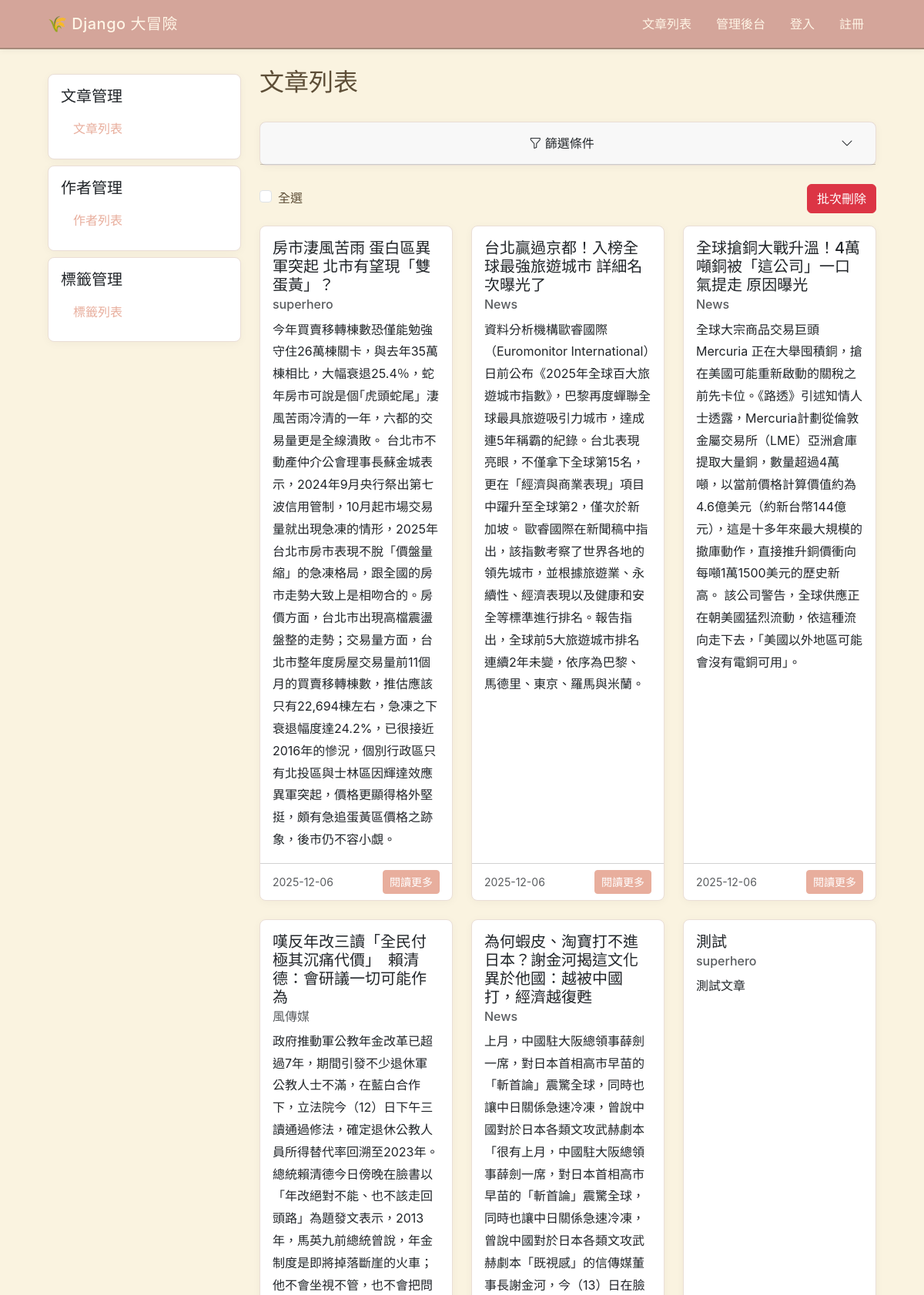
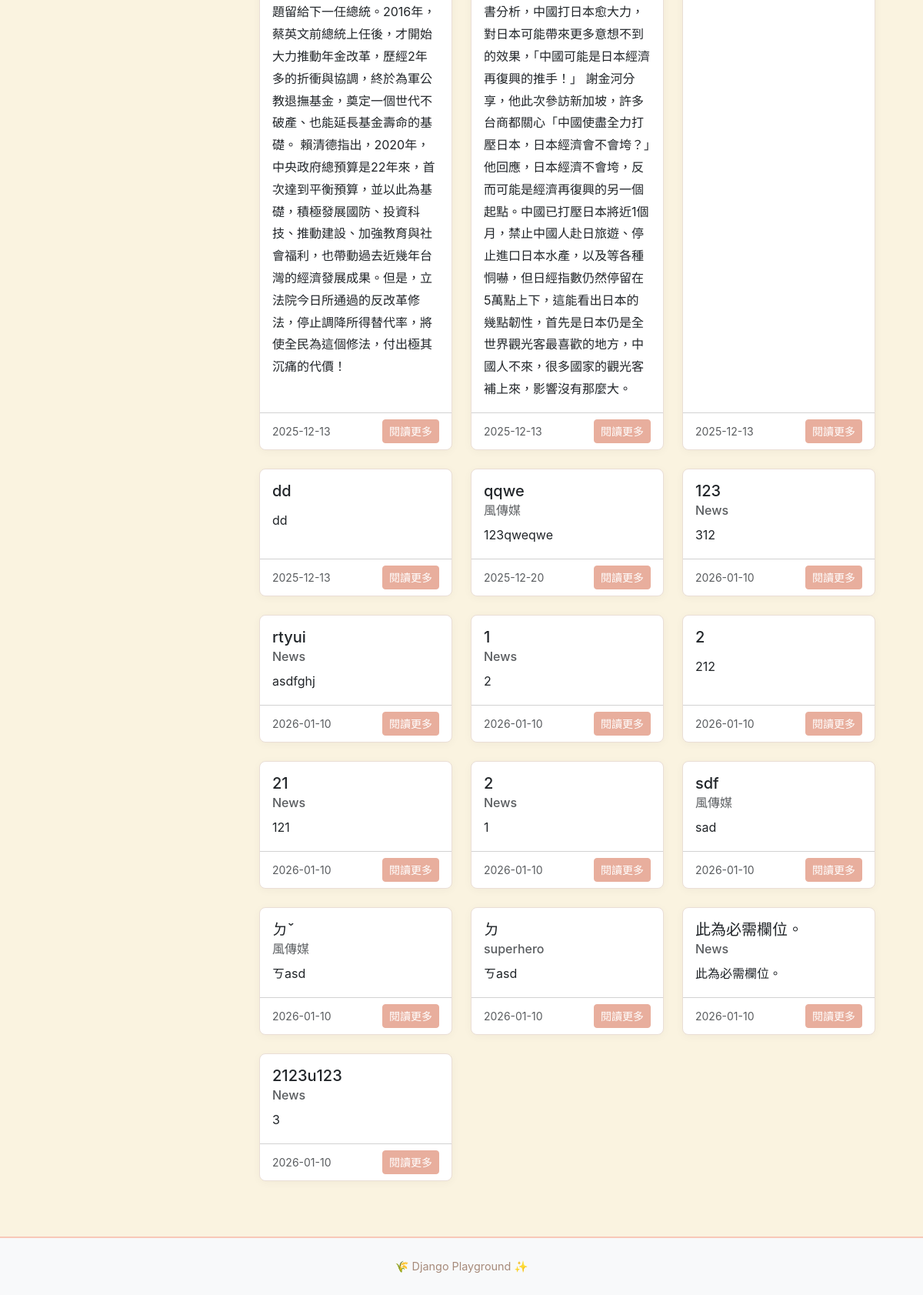
Screenshot of /blog/articles/ with the database file from the repository (2 pictures, top to bottom).
### blog/models.py (models this page shows, shortened)
class Article(models.Model):
    title = models.CharField(max_length=200)
    content = models.TextField()
    cover_image = models.ImageField(
        upload_to="articles/covers/",
        blank=True,
        null=True,
        validators=[
            validate_image_size,
            validate_image_extension,
            validate_image_dimensions,
        ],
    )
    created_by = models.ForeignKey(
        settings.AUTH_USER_MODEL,
        on_delete=models.CASCADE,
    )
    created_at = models.DateTimeField(auto_now_add=True)
    updated_at = models.DateTimeField(auto_now=True)
    is_published = models.BooleanField(default=False)
    is_deleted = models.BooleanField(default=False)
    author = models.ForeignKey(
        Author,
        on_delete=models.CASCADE,
        related_name="articles",
        null=True,
        blank=True,
    )
    tags = models.ManyToManyField(
        Tag,
        related_name="articles",
        blank=True,
    )

class Author(models.Model):
    name = models.CharField(max_length=100)
    email = models.EmailField(unique=True)
    bio = models.TextField(blank=True)
    created_at = models.DateTimeField(auto_now_add=True)
    def __str__(self):
        return self.name

### blog/views.py (the view)
# urls.py: path("articles/", views.ArticleListView.as_view(), name="article_list"),
class ArticleListView(FilterView):
    queryset = Article.objects.select_related("author").prefetch_related("tags")
    filterset_class = ArticleFilter
    template_name = "blog/article_list.html"

### blog/models.py (called while the page is built)
    def __str__(self):
        return self.name

### blog/templates/blog/article_list.html (shortened to what this page needs)
{% extends "blog/base.html" %}
{% load django_bootstrap5 %}
{% block extra_head %}
    <link rel="stylesheet"
          href="https://cdn.jsdelivr.net/npm/tom-select@2.4.3/dist/css/tom-select.bootstrap5.min.css">
{% endblock extra_head %}
{% block blog_content %}
  <div class="d-flex justify-content-between align-items-center mb-4">
    <h2>
      文章列表
    </h2>
  </div>
  <div class="card mb-4">
    <div class="card-header">
      <button class="btn btn-link text-decoration-none text-dark w-100 "
              type="button"
              data-bs-toggle="collapse"
              data-bs-target="#filterCollapse"
              aria-expanded="false"
              aria-controls="filterCollapse">
        <i class="bi bi-funnel"></i> 篩選條件
        <i class="bi bi-chevron-down float-end"></i>
      </button>
    </div>
  </div>
  <form method="post" action="{% url "blog:article_bulk_delete" %}">
    <div class="d-flex justify-content-between align-items-center mb-3">
        <div class="form-check">
            <input type="checkbox" class="form-check-input" id="select-all-article">
            <label for="select-all-article">
                全選
            </label>
        </div>
          <button type="submit" class="btn btn-danger">
            批次刪除
        </button>
    </div>
    <div class="row">
        {% for article in filter.qs %}
            {% include "blog/components/article_card.html" with show_check_box=True %}
        {% empty %}
            <div class="col-12">
                <div class="alert alert-info">
                    沒有符合條件的文章
                </div>
            </div>
        {% endfor %}
    </div>
</form>
{% endblock blog_content %}

### blog/templates/blog/components/article_card.html (shortened to what this page needs)
<div class="col-12 col-sm-6 col-md-6 col-lg-4 col-xl-4 mb-4">
  <div class="card h-100">
    <div class="card-body d-flex flex-column">
      <h5 class="card-title">
        {{ article.title }}
      </h5>
      <h6 class="card-subtitle mb-2 text-muted">
        {{ article.author.name }}
      </h6>
      <p class="card-text flex-grow-1">
        {{ article.content|truncatewords:30 }}
      </p>
    </div>
    <div class="card-footer bg-transparent">
      <div class="d-flex justify-content-between align-items-center">
        <small class="text-muted">
          {{ article.created_at|date:"Y-m-d" }}
        </small>
        <a href="{% url 'blog:article_detail' article.id %}"
           class="btn btn-primary btn-sm">
          閱讀更多
        </a>
      </div>
    </div>
  </div>
</div>

### templates/style.css (style rules this page uses)
:root { --warm-cream: #FAF3E0; --soft-beige: #EADED6; --warm-peach: #F8C8B8; --muted-coral: #E8AE9D; --warm-terracotta: #D4A59A; --soft-brown: #A68A7A; --warm-text: #5D4E37; --light-accent: #FFF5E6; --bs-info: #68b4f8; }
body { background-color: var(--warm-cream); color: var(--warm-text); font-family: -apple-system, BlinkMacSystemFont, "Segoe UI", "Hiragino Sans", "Hiragino Kaku Gothic ProN", "Yu Gothic", sans-serif; line-height: 1.8; }
.card { background-color: white; border: 1px solid var(--soft-beige); border-radius: 8px; box-shadow: 0 2px 12px rgba(0, 0, 0, 0.04); transition: all 0.3s ease; }
.btn-primary { background-color: var(--muted-coral); border-color: var(--muted-coral); color: white; }
a { color: var(--muted-coral); text-decoration: none; }

### rows the page displays
Article: title "房市淒風苦雨 蛋白區異軍突起 北市有望現「雙蛋黃」？", author.name "superhero", content "今年買賣移轉棟數恐僅能勉強守住26萬棟關卡，與去年35萬棟相比，大幅衰退25.4％，蛇年房市可說是個｢虎頭蛇尾」淒風苦雨冷清的一年，六都的交易量更是全線潰敗。 台北市不動產仲介公會理事長蘇金城表示，2024年9月央行祭出第七波信用管制，10月起市場交易量就出現急凍的情形，2025年台北市房市表現不脫「價盤量縮」的急凍格局，跟全國的房市走勢大致上是相吻合的。房價方面，台北市出現高檔震盪盤整的走勢；交易量方面，台北市整年度房屋交易量前11個月的買賣移轉棟數，推估應該只有22,694棟左右，急凍之下衰退幅度達24.2%，已很接近2016年的慘況，個別行政區只有北投區與士林區因輝達效應異軍突起，價格更顯得格外堅挺，頗有急追蛋黃區價格之跡象，後市仍不容小覷。", created_at "2025-12-06"
Article: title "台北贏過京都！入榜全球最強旅遊城市 詳細名次曝光了", author.name "News", content "資料分析機構歐睿國際（Euromonitor International）日前公布《2025年全球百大旅遊城市指數》，巴黎再度蟬聯全球最具旅遊吸引力城市，達成連5年稱霸的紀錄。台北表現亮眼，不僅拿下全球第15名，更在「經濟與商業表現」項目中躍升至全球第2，僅次於新加坡。 歐睿國際在新聞稿中指出，該指數考察了世界各地的領先城市，並根據旅遊業、永續性、經濟表現以及健康和安全等標準進行排名。報告指出，全球前5大旅遊城市排名連續2年未變，依序為巴黎、馬德里、東京、羅馬與米蘭。", created_at "2025-12-06"
Article: title "全球搶銅大戰升溫！4萬噸銅被「這公司」一口氣提走 原因曝光", author.name "News", content "全球大宗商品交易巨頭 Mercuria 正在大舉囤積銅，搶在美國可能重新啟動的關稅之前先卡位。《路透》引述知情人士透露，Mercuria計劃從倫敦金屬交易所（LME）亞洲倉庫提取大量銅，數量超過4萬噸，以當前價格計算價值約為4.6億美元（約新台幣144億元），這是十多年來最大規模的撤庫動作，直接推升銅價衝向每噸1萬1500美元的歷史新高。 該公司警告，全球供應正在朝美國猛烈流動，依這種流向走下去，「美國以外地區可能會沒有電銅可用」。", created_at "2025-12-06"
Article: title "嘆反年改三讀「全民付極其沉痛代價」 賴清德：會研議一切可能作為", author.name "風傳媒", content "政府推動軍公教年金改革已超過7年，期間引發不少退休軍公教人士不滿，在藍白合作下，立法院今（12）日下午三讀通過修法，確定退休公教人員所得替代率回溯至2023年。總統賴清德今日傍晚在臉書以「年改絕對不能、也不該走回頭路」為題發文表示，2013年，馬英九前總統曾說，年金制度是即將掉落斷崖的火車；他不會坐視不管，也不會把問題留給下一任總統。2016年，蔡英文前總統上任後，才開始大力推動年金改革，歷經2年多的折衝與協調，終於為軍公教退撫基金，奠定一個世代不破產、也能延長基金壽命的基礎。 賴清德指出，2020年，中央政府總預算是22年來，首次達到平衡預算，並以此為基礎，積極發展國防、投資科技、推動建設、加強教育與社會福利，也帶動過去近幾年台灣的經濟發展成果。但是，立法院今日所通過的反改革修法，停止調降所得替代率，將使全民為這個修法，付出極其沉痛的代價！", created_at "2025-12-13"
Article: title "為何蝦皮、淘寶打不進日本？謝金河揭這文化異於他國：越被中國打，經濟越復甦", author.name "News", content "上月，中國駐大阪總領事薛劍一席，對日本首相高市早苗的「斬首論」震驚全球，同時也讓中日關係急速冷凍，曾說中國對於日本各類文攻武赫劇本「很有上月，中國駐大阪總領事薛劍一席，對日本首相高市早苗的「斬首論」震驚全球，同時也讓中日關係急速冷凍，曾說中國對於日本各類文攻武赫劇本「既視感」的信傳媒董事長謝金河，今（13）日在臉書分析，中國打日本愈大力，對日本可能帶來更多意想不到的效果，「中國可能是日本經濟再復興的推手！」 謝金河分享，他此次參訪新加坡，許多台商都關心「中國使盡全力打壓日本，日本經濟會不會垮？」他回應，日本經濟不會垮，反而可能是經濟再復興的另一個起點。中國已打壓日本將近1個月，禁止中國人赴日旅遊、停止進口日本水產，以及等各種恫嚇，但日經指數仍然停留在5萬點上下，這能看出日本的幾點韌性，首先是日本仍是全世界觀光客最喜歡的地方，中國人不來，很多國家的觀光客補上來，影響沒有那麼大。", created_at "2025-12-13"
Article: title "測試", author.name "superhero", content "測試文章", created_at "2025-12-13"
Article: title "dd", content "dd", created_at "2025-12-13"
Article: title "qqwe", author.name "風傳媒", content "123qweqwe", created_at "2025-12-20"
Article: title "123", author.name "News", content "312", created_at "2026-01-10"
Article: title "rtyui", author.name "News", content "asdfghj", created_at "2026-01-10"
Article: title "1", author.name "News", content "2", created_at "2026-01-10"
Article: title "2", content "212", created_at "2026-01-10"
Article: title "21", author.name "News", content "121", created_at "2026-01-10"
Article: title "2", author.name "News", content "1", created_at "2026-01-10"
Article: title "sdf", author.name "風傳媒", content "sad", created_at "2026-01-10"
Article: title "ㄉˇ", author.name "風傳媒", content "ㄎasd", created_at "2026-01-10"
Article: title "ㄉ", author.name "superhero", content "ㄎasd", created_at "2026-01-10"
Article: title "此為必需欄位。", author.name "News", content "此為必需欄位。", created_at "2026-01-10"
Article: title "2123u123", author.name "News", content "3", created_at "2026-01-10"

### other values shown
{{ title }} "文章管理 作者管理 標籤管理"
{{ name }} "文章列表 作者列表 標籤列表"
